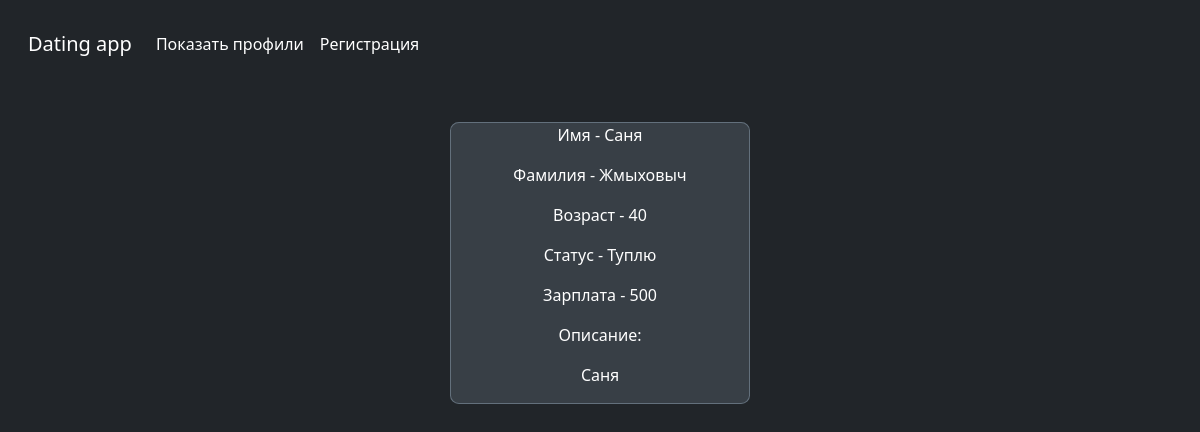
Page /2/ on the committed database.
### profiles/models.py (models this page shows, shortened)
class Profile(models.Model):
    Name = models.CharField(max_length=50)
    Sure_Name = models.CharField(max_length=50)
    Age = models.PositiveIntegerField()
    STATUS = (
        ("st", "Учусь"),
        ("wk", "Работаю"),
        ("sd", "Туплю"),
        ("mm", "Мамкин миллиардер"),
        ("mp", "Мамин бродяга, папин симпотяга"),
    )
    Status = models.CharField(max_length=50, choices=STATUS)
    Salary = models.IntegerField()
    Description = models.TextField()

### profiles/views.py (the view)
# urls.py: path('<int:profile_id>/', show_profile),
def show_profile(request, profile_id):
    context = {"profile": Profile.objects.get(pk=profile_id)}
    return render(request, "profile.html", context=context)

### Templates/profile.html (shortened to what this page needs)
<!DOCTYPE html>
<html lang="en">
<head>
  <link href="/docs/5.3/dist/css/bootstrap.min.css" rel="stylesheet">
  <link href="https://cdn.jsdelivr.net/npm/bootstrap@5.3.0-alpha3/dist/css/bootstrap.min.css" rel="stylesheet">
</head>
<body class="d-flex h-100 text-center text-bg-dark">
  <div class="cover-container d-flex w-100 h-100 p-3 mx-auto flex-column">
    <nav class="navbar navbar-expand navbar-dark bg-dark" aria-label="Second navbar example">
      <div class="container-fluid">
        <a class="navbar-brand" href="http://127.0.0.1:8000">Dating app</a>
        <div class="collapse navbar-collapse" id="navbarsExample02">
          <ul class="navbar-nav me-auto">
           <li class="nav-item">
              <a class="nav-link active" aria-current="page" href="http://127.0.0.1:8000">Показать профили</a>
            </li>
            <li class="nav-item">
              <a class="nav-link active" aria-current="page" href="http://127.0.0.1:8000/Register">Регистрация</a>
            </li>
          </ul>
        </div>
      </div>
    </nav>
    <div style="display: flex; flex-direction: column; margin: auto; margin-top: 50px; border: 1px solid #63707c; width: 300px; border-radius: 3%; background-color: #383f46;">
        <p>Имя - {{profile.Name}}</p>
        <p>Фамилия - {{profile.Sure_Name}}</p>
        <p>Возраст - {{profile.Age}}</p>
        <p>Статус - {{profile.get_Status_display}}</p>
        <p>Зарплата - {{profile.Salary}}</p>
        <p>Описание:</p>
        <p>{{profile.Description}}</p>
    </div>
</body>
</html>

### rows in the picture
Profile: Name "Саня", Sure_Name "Жмыховыч", Age "40", Status "Туплю", Salary "500", Description "Саня"
